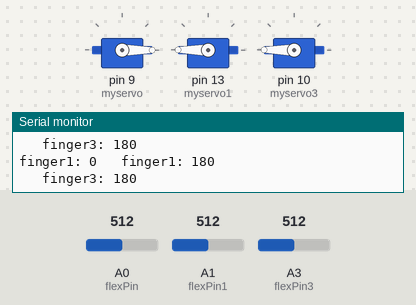
Bench run of a sketch on a simulated Arduino Uno, built with avr-gcc and run on an emulated ATmega328P. Parts: 3 × servo, the last lines printed to the serial monitor. Inputs (shaded band) come from the test bench; at power-on: A0 (flexPin) = 512, A1 (flexPin1) = 512, A3 (flexPin3) = 512.

Above: at 1.2 s.
1.3 s: A0 (flexPin) set to 122
At 2.4 s:
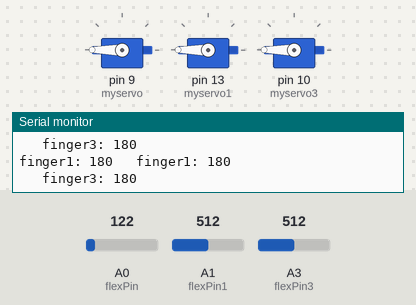
2.8 s: A1 (flexPin1) set to 122
At 3.4 s:
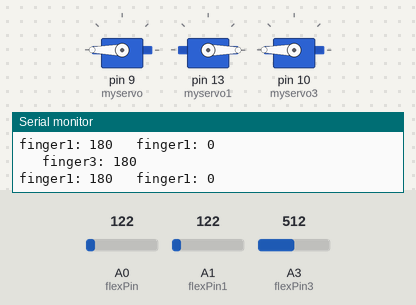
4.3 s: A3 (flexPin3) set to 122
At 5.5 s:
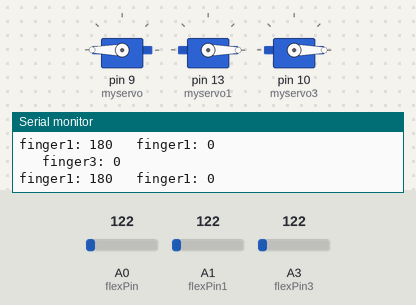
5.8 s: A0 (flexPin) set to 306
At 6.7 s:
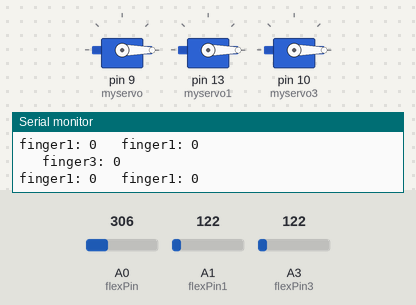
7.3 s: A1 (flexPin1) set to 306
At 7.6 s:
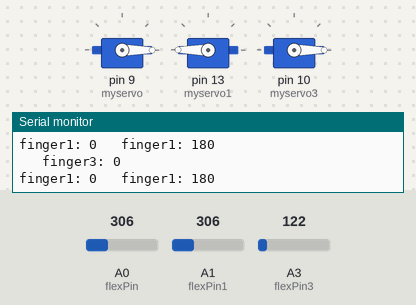
8.8 s: A0 (flexPin) set to 0
At 10.0 s:
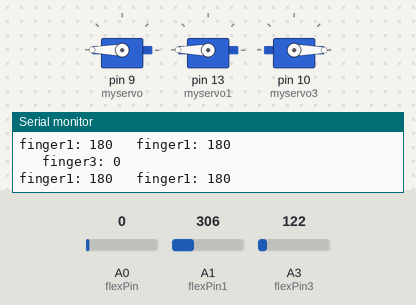
Timing chart, 0 to 11.3 s (numbered marks = the images above; inputs shaded):
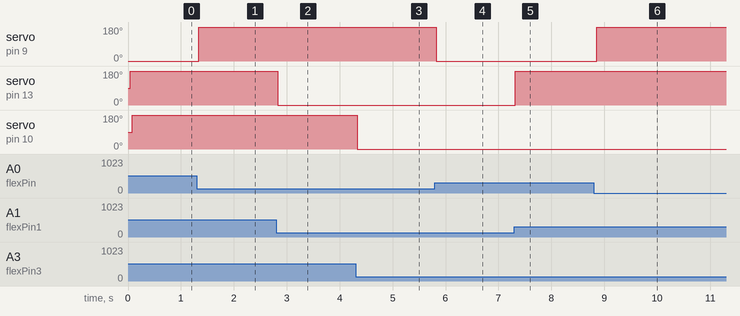

The sketch:

sketch_jun02a.ino
```cpp
#include <Servo.h>

const int flexPin = A0; //pin A0
const int flexPin1 = A1;
const int flexPin2 = A2;
const int flexPin3 = A3;
const int flexPin4 = A4;

//Variables:
int value; //save analog value
int value1;
int value2;
int value3;
int value4;


Servo myservo;
Servo myservo1;
Servo myservo2;
Servo myservo3;
Servo myservo4;

int angle = 0;//chanegs angle value based on flex sensor reading
int angle1 = 0;
int angle2 = 0;
int angle3 = 0;
int angle4 = 0;


void setup() {

  Serial.begin(9600);
  myservo.attach(9);
  myservo1.attach(13);
  myservo3.attach(10);
  //myservo2.attach();
  //myservo4.attach();


}

void loop() {

  value = analogRead(flexPin);         //Read and save analog value from potentiometer
  //Serial.println(value);               //Print value
  angle = map(value, 145, 260, 180, 0);//Map value 0-1023 to 0-255 (PWM)
  angle = constrain(angle, 0, 180);
  Serial.print("finger1: ");
  Serial.print(angle);
  myservo.write(angle);
  delay(40);
  //flexpin1
  value1 = analogRead(flexPin1);         //Read and save analog value from potentiometer
  //Serial.println(value);               //Print value
  angle1 = map(value1, 145, 275, 0, 180);//Map value 0-1023 to 0-255 (PWM)
  angle1 = constrain(angle1, 0, 180);
  Serial.print("\t finger1: ");
  Serial.println(angle1);
  myservo1.write(angle1);
  delay(40);
  /*//flexpin2
    value2 = analogRead(flexPin2);         //Read and save analog value from potentiometer
    //Serial.println(value);               //Print value
    angle2 = map(value2, 718, 865, 0, 180);//Map value 0-1023 to 0-255 (PWM)
    Serial.print("\t sensor2: ");
    Serial.print(angle2);
    myservo2.write(angle2);
    delay(40);
  */
  //flexpin3
  value3 = analogRead(flexPin3);         //Read and save analog value from potentiometer
  //Serial.println(value);               //Print value
  angle3 = map(value3, 145, 275, 0, 180);//Map value 0-1023 to 0-255 (PWM)
  angle3 = constrain(angle3, 0, 180);
  Serial.print("\t finger3: ");
  Serial.println(angle3);
  myservo3.write(angle3);
  delay(40);
}
/*
    //flexpin4
    value4 = analogRead(flexPin4);         //Read and save analog value from potentiometer
    //Serial.println(value);               //Print value
    angle4 = map(value4, 715, 880, 0, 180);//Map value 0-1023 to 0-255 (PWM)
    Serial.print("\t sensor4: ");
    Serial.println(angle4);
    myservo4.write(angle4);
    delay(40);
  }
*/
```

Measured:
- after the input at 1.3 s, servo on pin 9 (myservo): 0° → 180° at once
- after the input at 2.8 s, servo on pin 13 (myservo1): 180° → 0° at once
- after the input at 4.3 s, servo on pin 10 (myservo3): 180° → 0° at once
- after the input at 5.8 s, servo on pin 9 (myservo): 180° → 0° at once
- after the input at 7.3 s, servo on pin 13 (myservo1): 0° → 180° at once
- after the input at 8.8 s, servo on pin 9 (myservo): 0° → 180° after 0.06 s
